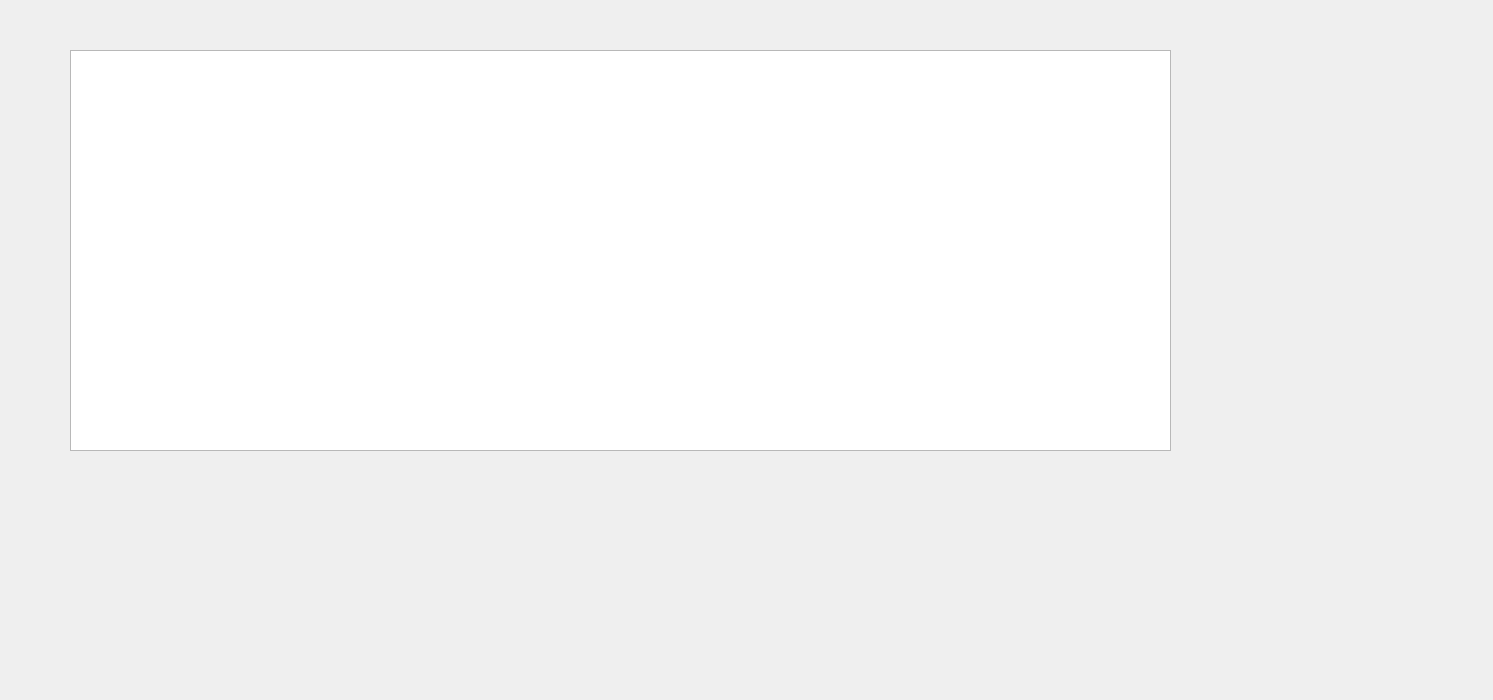
<?xml version="1.0" encoding="UTF-8"?>
<ui version="4.0">
 <class>RowDataDialog</class>
 <widget class="QDialog" name="RowDataDialog">
  <property name="geometry">
   <rect>
    <x>0</x>
    <y>0</y>
    <width>1493</width>
    <height>700</height>
   </rect>
  </property>
  <property name="windowTitle">
   <string>Dialog</string>
  </property>
  <widget class="QTableView" name="tableView">
   <property name="geometry">
    <rect>
     <x>70</x>
     <y>50</y>
     <width>1101</width>
     <height>401</height>
    </rect>
   </property>
  </widget>
 </widget>
 <resources/>
 <connections/>
</ui>
